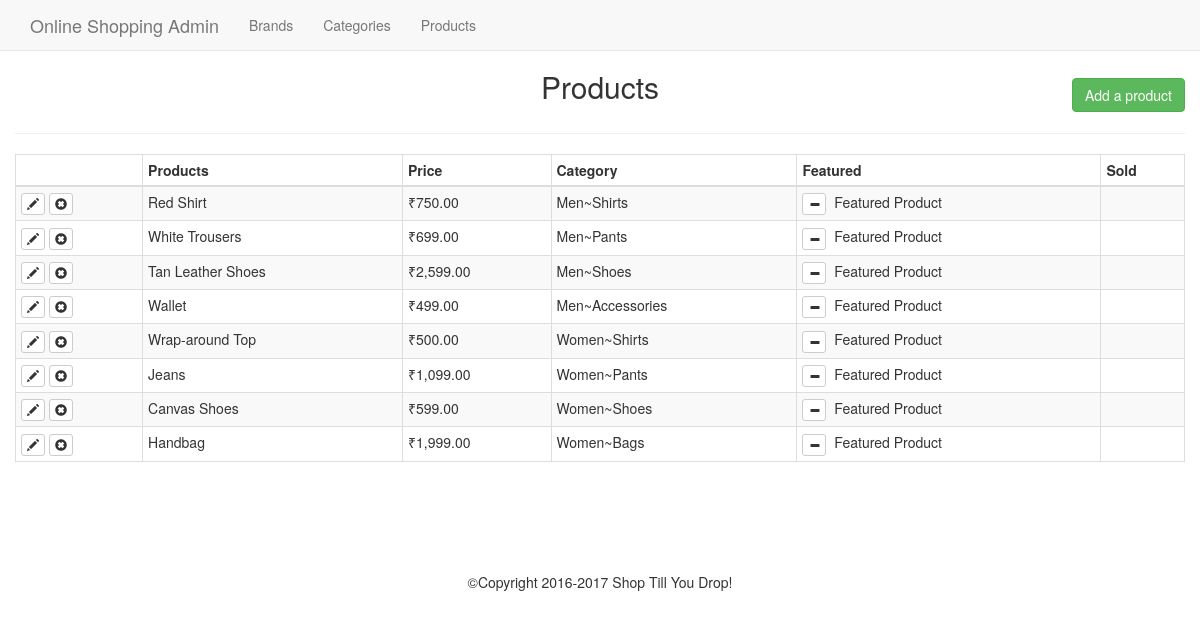
/admin/products.php, run on the app's committed database.
### tables this page shows
CREATE TABLE `products` (
  `id` int(11) NOT NULL,
  `title` varchar(255) NOT NULL,
  `price` decimal(10,2) NOT NULL,
  `list_price` decimal(10,2) NOT NULL,
  `brand` int(11) NOT NULL,
  `categories` varchar(255) NOT NULL,
  `image` varchar(255) NOT NULL,
  `description` text NOT NULL,
  `featured` tinyint(4) NOT NULL DEFAULT '0',
  `sizes` text NOT NULL,
  `deleted` tinyint(4) NOT NULL DEFAULT '0'
);

### helpers/helpers.php (called while the page is built, shortened)
<?php
	function money($number) {
		return '₹'.number_format($number,2);
	}

### admin/products.php (the view, shortened to what this page needs)
<?php
require_once $_SERVER['DOCUMENT_ROOT'].'/E-Commerce/core/init.php';
include 'includes/head.php';
include 'includes/navigation.php';
if(isset($_GET['add'])){
	$brandQuery=$db->query("SELECT * FROM brand ORDER BY brand");
	$parentQuery=$db->query("SELECT * FROM categories WHERE parent=0 ORDER BY category");
	$sizesArray=array();
	if($_POST){
		if(!empty($_POST['sizes'])){
			$sizeString=sanitize($_POST['sizes']);
			$sizeString=rtrim($sizeString,',');
			echo $sizeString;
			$sizesArray=explode(',', $sizeString);
			$sArray=array();
			$qArray=array();
			foreach($sizesArray as $ss){
				$s=explode(':',$ss);
				$sArray[]=$s[0];
				$qArray[]=$s[1];
			}
		}else{
			$sizesArray=array();
		}
	}
	?>
	<h2 class="text-center">Add a new product</h2><hr>
	<form action="products.php?add=1" method="POST" enctype="multipart/form-data">
		<div class="form-group col-md-3">
			<label for="title">Title:</label>
			<input type="text" class="form-control" name="title" id="title" value="<?=((isset($_POST['title']))?sanitize($_POST['title']):'');?>">
		</div>
		<div class="form-group col-md-3">
			<label for="brand">Brand:</label>
			<select class="form-control" id="brand" name="brand">
				<option value=""<?=((isset($_POST['brand'])&&$_POST['brand']=='')?' selected':'');?>></option>
				<?php while($brand=mysqli_fetch_assoc($brandQuery)):?>
					<option value="<?=$brand['id'];?>"<?=((isset($_POST['brand'])&&$_POST['brand']==$brand['id'])?' selected':'');?>><?=$brand['brand'];?></option>
				<?php endwhile;?>
			</select>
		</div>
		<div class="form-group col-md-3">
			<label for="parent">Parent Category:</label>
			<select class="form-control" id="parent" name="parent">
				<option value=""<?=((isset($_POST['parent'])&&$_POST['parent']=='')?' selected':'');?>></option>
				<?php while ($parent=mysqli_fetch_assoc($parentQuery)):?>
					<option value="<?=$parent['id'];?>"<?=((isset($_POST['parent'])&& $_POST['parent']==$parent['id'])?' select':'');?>><?=$parent['category'];?></option>
				<?php endwhile;?>
			</select>
		</div>
		<div class="form-group col-md-3">
			<label for="child">Child Category</label>
			<select id="child" name="child" class="form-control">
			</select>
		</div>
		<div class="form-group col-md-3">
			<label for="price">Price</label>
			<input type="text" id="price" name="price" class="form-control" value="<?=((isset($_POST['price']))?sanitize($_POST['price']):'');?>">
		</div>
		<div class="form-group col-md-3">
			<label for="price">List Price</label>
			<input type="text" id="list_price" name="list_price" class="form-control" value="<?=((isset($_POST['list_price']))?sanitize($_POST['list_price']):'');?>">
		</div>
		<div class="form-group col-md-3">
		<label>Quantity and Sizes:</label>
			<button class="btn btn-default form-control" onclick="jQuery('#sizesModal').modal('toggle');return false;">Quantity and Sizes</button>
		</div>
		<div class="form-group col-md-3">
		<label for="sizes">Sizes and Quantity Preview:</label>
			<input class="form-control" type="text" name="sizes" id="sizes" value="<?=((isset($_POST['sizes']))?$_POST['sizes']:'');?>" readonly>
		</div>
		<div class="form-group col-md-6">
			<label for="photo">Product Photo:</label>
			<input type="file" name="photo" id="photo" class="form-control">
		</div>
		<div class="form-group col-md-6">
			<label for="decription">Description:</label>
			<textarea name="description" id="description" class="form-control" rows="6"><?=((isset($_POST['description']))?sanitize($_POST['description']):'');?></textarea>
		</div>
		<div class="form-group pull-right">
			<input type="submit" value="Add Product" class="form-control btn btn-success pull-right">
		</div><div class="clearfix"></div>
	</form>
<div class="modal fade " id="sizesModal" tabindex="-1" role="dialog" aria-labelledby="sizesModalLabel" aria-hidden="true">
  <div class="modal-dialog modal-lg" role="document">
    <div class="modal-content">
      <div class="modal-header">
        <h5 class="modal-title" id="sizesModalLabel">Size and Quantity</h5>
        <button type="button" class="close" data-dismiss="modal" aria-label="Close">
          <span aria-hidden="true">&times;</span>
        </button>
      </div>
      <div class="modal-body">
      <div class="container-fluid">
        <?php for($i=1;$i<=12;$i++):?>
        	<div class="form-group col-md-4">
        		<label for="size<?=$i;?>">Size:</label>
        		<input type="text" name="size<?=$i;?>" id="size<?=$i;?>" value="<?=((!empty($sArray[$i-1]))?$sArray[$i-1]:'');?>" class="form-control">
        	</div>
        	<div class="form-group col-md-2">
        		<label for="qty?=$i;?>">Quantity:</label>
        		<input type="number" name="qty<?=$i;?>" id="qty<?=$i;?>" value="<?=((!empty($qArray[$i-1]))?$qArray[$i-1]:'');?>" class="form-control" min="0">
        	</div>
        <?php endfor;?>
        </div>
      </div>
      <div class="modal-footer">
        <button type="button" class="btn btn-secondary" data-dismiss="modal">Close</button>
        <button type="button" class="btn btn-primary" onclick="updateSizes();jQuery('#sizesModal').modal('toggle');return false;">Save changes</button>
      </div>
    </div>
  </div>
</div>
<?php }else{
$sql="SELECT * FROM products WHERE deleted!=1";
$presults=$db->query($sql);
?>
<h2 class="text-center">Products</h2>
<a href="products.php?add=1" class="btn btn-success pull-right" id="add-product-btn">Add a product</a><div class="clearfix"></div>
<hr>
<table class="table table-bordered table-condensed table-striped">
	<thead><th></th><th>Products</th><th>Price</th><th>Category</th><th>Featured</th><th>Sold</th></thead>
	<tbody>
		<?php while($product= mysqli_fetch_assoc($presults)):
			$childID=$product['categories'];
			$catSql="SELECT * FROM categories WHERE id='$childID'";
			$result=$db->query($catSql);
			$child=mysqli_fetch_assoc($result);
			$parentID=$child['parent'];
			$pSql="SELECT * FROM categories WHERE id='$parentID'";
			$presult=$db->query($pSql);
			$parent=mysqli_fetch_assoc($presult);
			$category=$parent['category'].'~'.$child['category'];
		?>
			<tr>
				<td>
					<a href="products.php?edit=<?=$product['id'];?>" class="btn btn-xs btn-default"><span class="glyphicon glyphicon-pencil"></span></a>
					<a href="products.php?delete=<?=$product['id'];?>" class="btn btn-xs btn-default"><span class="glyphicon glyphicon-remove-sign"></span></a>
				</td>
				<td><?=$product['title'];?></td>
				<td><?=money($product['price']);?></td>
				<td><?=$category;?></td>
				<td><a href="products.php?featured=<?=(($product['featured']==0)?'1':'0');?>&id=<?=$product['id'];?>" class="btn btn-xs btn-default">
				<span class="glyphicon glyphicon-<?=(($product['featured']==1)?'minus':'plus');?>"></span>
				</a>&nbsp <?=(($product['featured']==1)?'Featured Product':'');?></td>
				<td></td>
			</tr>
		<?php endwhile;?>
	</tbody>
</table>
<?php }include 'includes/footer.php';

### css/main.css (style rules this page uses)
body { padding-top:50px; }
#add-product-btn { margin-top: -35px; }

### data on the page
products: title "Red Shirt", price "₹750.00", category "Men~Shirts", featured 1 (drawn)
products: title "White Trousers", price "₹699.00", category "Men~Pants", featured 1 (drawn)
products: title "Tan Leather Shoes", price "₹2,599.00", category "Men~Shoes", featured 1 (drawn)
products: title "Wallet", price "₹499.00", category "Men~Accessories", featured 1 (drawn)
products: title "Wrap-around Top", price "₹500.00", category "Women~Shirts", featured 1 (drawn)
products: title "Jeans", price "₹1,099.00", category "Women~Pants", featured 1 (drawn)
products: title "Canvas Shoes", price "₹599.00", category "Women~Shoes", featured 1 (drawn)
products: title "Handbag", price "₹1,999.00", category "Women~Bags", featured 1 (drawn)
